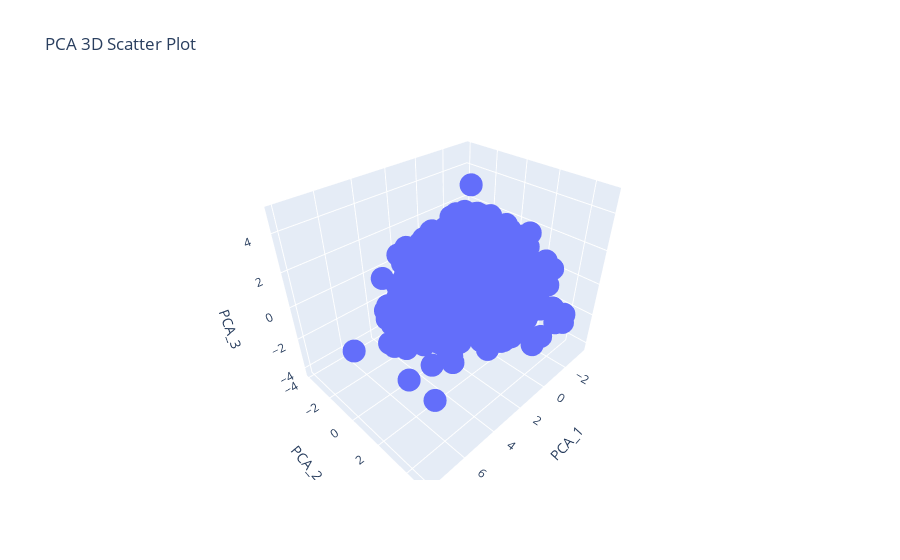

The cell this chart's notebook holds for it:
### Code cell
fig = go.Figure(data=[go.Scatter3d(
    x=df_pca['PCA_1'],
    y=df_pca['PCA_2'],
    z=df_pca['PCA_3'],
    mode='markers'
)])

fig.update_layout(scene=dict(xaxis_title='PCA_1', yaxis_title='PCA_2', zaxis_title='PCA_3'),
                  title='PCA 3D Scatter Plot')

fig.show()

### Figure 1 — Plotly figure (JSON) as saved in the notebook; plotly's stock layout.template omitted (floating-point values rounded to 4 significant figures; data arrays with more than 128 entries replaced by an {"elided": "..."} marker saying what was removed)
{"data": [{"mode": "markers", "type": "scatter3d", "x": {"elided": "3031 float values"}, "y": {"elided": "3031 float values"}, "z": {"elided": "3031 float values"}}], "layout": {"scene": {"xaxis": {"title": {"text": "PCA_1"}}, "yaxis": {"title": {"text": "PCA_2"}}, "zaxis": {"title": {"text": "PCA_3"}}}, "title": {"text": "PCA 3D Scatter Plot"}}}
